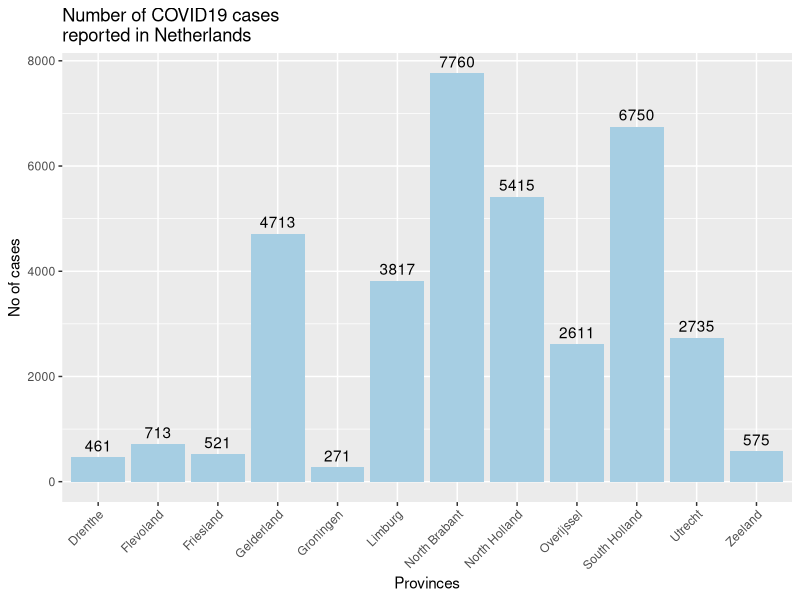

Write the R code that produced this figure.
library(ggplot2)
library(gridExtra)
library(reshape2)
library(RColorBrewer)


f1 <- read.table("www/cases.txt", sep="\t", stringsAsFactors=F, header=T)
f2 <- read.table("www/pro_mun.txt", sep="\t", stringsAsFactors=F, header=T)

f <- merge(f2, f1, by="Municipality", all.x=TRUE)

ff <- aggregate(f$Cases, by=list(f$Province), FUN=sum, na.rm=TRUE)
colnames(ff) <- c("Provinces", "Cases")

melted <- melt(ff)

p <- ggplot(data=melted, aes(x=Provinces, y=value, fill=variable)) +
			geom_bar(stat="identity", position=position_dodge()) +
			theme(axis.text.x = element_text(angle = 45, hjust=1), legend.position = "none") +
			labs(title = "Number of COVID19 cases\nreported in Netherlands", x = "Provinces", y = "No of cases") +
			scale_fill_brewer(palette="Paired") +
			geom_text(aes(label=value), position=position_dodge(width=0.9), vjust=-0.5)

g <- grid.arrange(p, layout_matrix = rbind(c(1)))

ggsave(file="www/total_cases.jpeg", plot = g, device = NULL, path = NULL, scale = 1, width = 4, height = 6, units = "in", dpi = 300, limitsize = TRUE)
